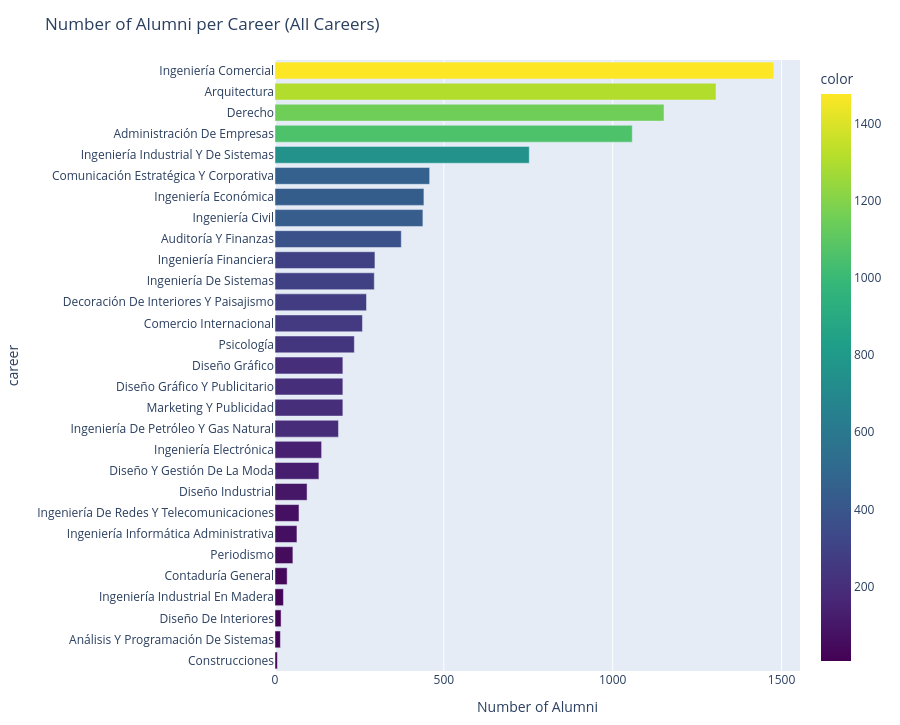

The cell this chart's notebook holds for it:
### Code cell
# Count all careers and sort by count
career_counts = alumni_df["career"].value_counts().sort_values(ascending=True)

fig = px.bar(
    career_counts,
    x=career_counts.values,
    y=career_counts.index,
    orientation='h',
    labels={'x': 'Number of Alumni', 'y': 'Career'},
    title='Number of Alumni per Career (All Careers)',
    color=career_counts.values,
    color_continuous_scale=px.colors.sequential.Viridis
)

fig.update_layout(
    showlegend=False,
    yaxis={'categoryorder':'total ascending'},
    height=25 * len(career_counts) if len(career_counts) < 40 else 1000,  # dynamic height
    margin=dict(l=200, r=20, t=60, b=40)
)
fig.update_traces(
    hovertemplate='<b>%{y}</b><br>Alumni: %{x}<extra></extra>'
)
fig.show()

### Figure 1 — Plotly figure (JSON) as saved in the notebook; plotly's stock layout.template omitted (floating-point values rounded to 4 significant figures)
{"data": [{"hovertemplate": "<b>%{y}</b><br>Alumni: %{x}<extra></extra>", "legendgroup": "", "marker": {"color": [7, 16, 18, 25, 36, 53, 65, 71, 95, 130, 138, 188, 201, 201, 201, 235, 259, 271, 294, 296, 374, 438, 441, 458, 753, 1058, 1152, 1306, 1477], "coloraxis": "coloraxis", "pattern": {"shape": ""}}, "name": "", "orientation": "h", "showlegend": false, "textposition": "auto", "type": "bar", "x": [7, 16, 18, 25, 36, 53, 65, 71, 95, 130, 138, 188, 201, 201, 201, 235, 259, 271, 294, 296, 374, 438, 441, 458, 753, 1058, 1152, 1306, 1477], "xaxis": "x", "y": ["Construcciones", "Análisis Y Programación De Sistemas", "Diseño De Interiores", "Ingeniería Industrial En Madera", "Contaduría General", "Periodismo", "Ingeniería Informática Administrativa", "Ingeniería De Redes Y Telecomunicaciones", "Diseño Industrial", "Diseño Y Gestión De La Moda", "Ingeniería Electrónica", "Ingeniería De Petróleo Y Gas Natural", "Marketing Y Publicidad", "Diseño Gráfico Y Publicitario", "Diseño Gráfico", "Psicología", "Comercio Internacional", "Decoración De Interiores Y Paisajismo", "Ingeniería De Sistemas", "Ingeniería Financiera", "Auditoría Y Finanzas", "Ingeniería Civil", "Ingeniería Económica", "Comunicación Estratégica Y Corporativa", "Ingeniería Industrial Y De Sistemas", "Administración De Empresas", "Derecho", "Arquitectura", "Ingeniería Comercial"], "yaxis": "y"}], "layout": {"barmode": "relative", "coloraxis": {"colorbar": {"title": {"text": "color"}}, "colorscale": [[0, "#440154"], [0.1111, "#482878"], [0.2222, "#3e4989"], [0.3333, "#31688e"], [0.4444, "#26828e"], [0.5556, "#1f9e89"], [0.6667, "#35b779"], [0.7778, "#6ece58"], [0.8889, "#b5de2b"], [1, "#fde725"]]}, "height": 725, "legend": {"tracegroupgap": 0}, "margin": {"b": 40, "l": 200, "r": 20, "t": 60}, "showlegend": false, "title": {"text": "Number of Alumni per Career (All Careers)"}, "xaxis": {"anchor": "y", "domain": [0, 1], "title": {"text": "Number of Alumni"}}, "yaxis": {"anchor": "x", "categoryorder": "total ascending", "domain": [0, 1], "title": {"text": "career"}}}}
